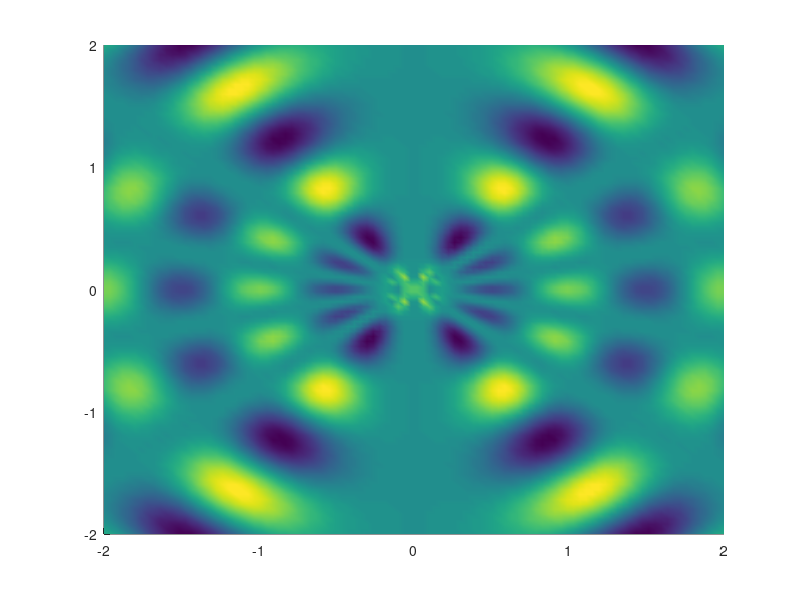

Write MATLAB code to recreate this figure. (Note: this script raises an error after producing the figure.)
close all; clear ; clc;
fig = 1; j = sqrt(-1);
N = 1e2; % Maximum 1e2 NEVER exceed!
f = 1; w = 2*pi*f; c = 3e8; lamda = c/f; k = w/c;
L = input('Length of dipole as a fraction of lamda: '); L = L*lamda;
R = 2*lamda; x = linspace(-R,R,N); z = linspace(-R,R,N);
[xx,zz] = meshgrid(x,z);
r = sqrt(xx.^2 + zz.^2); theta = pi/2 - atan(zz./xx);
Nstep = 100; T = 2;
phase = linspace(0,2*pi*T,Nstep);
E = zeros(N,N,Nstep);
for n = 1:length(phase)   	
    E_theta = exp(j*phase(n))*exp(-j*k*r).*( (cos(0.5*k*L*cos(theta)) - cos(0.5*k*L))./(sin(theta)) );
    E(:,:,n) = real(E_theta);
end
figure(fig)
fig = fig + 1;
hold on
xx = xx./lamda; zz = zz./lamda; R = R/lamda;
for n = 1:Nstep 
    pcolor(xx,zz,E(:,:,n));
    shading interp
    colormap(brewermap([],'RdYlBu')) %RdYlGn 'RdYlBu' Spectral
    axis equal
    xlabel('x (\lambda)')
    ylabel('z (\lambda)')
    str = sprintf('E-field at \\phi = 0^{\\circ}, L = %0.2f \\lambda',L/lamda);
    title(str)
    axis([-R R -R R])
    pause(0.05);
end
hold off
N = 1e4;
theta = linspace(-pi,pi,N);
P = ( (cos(0.5*k*L*cos(theta)) - cos(0.5*k*L))./(sin(theta)) ).^2; P = P./max(max(P));
figure(fig)
fig = fig + 1;
plot(theta*180/pi,P,'k')
xlabel('\theta^{\circ}')
ylabel('U')
str = sprintf('Radiation pattern at \\phi = 0^{\\circ}, L = %0.2f \\lambda',L/lamda);
title(str)
xlim([-180 180])
figure(fig)
fig = fig + 1;
polar(theta,P,'k')
str = sprintf('Radiation pattern at \\phi = 0^{\\circ}, L = %0.2f \\lambda',L/lamda);
title(str)
view (-270,-90)